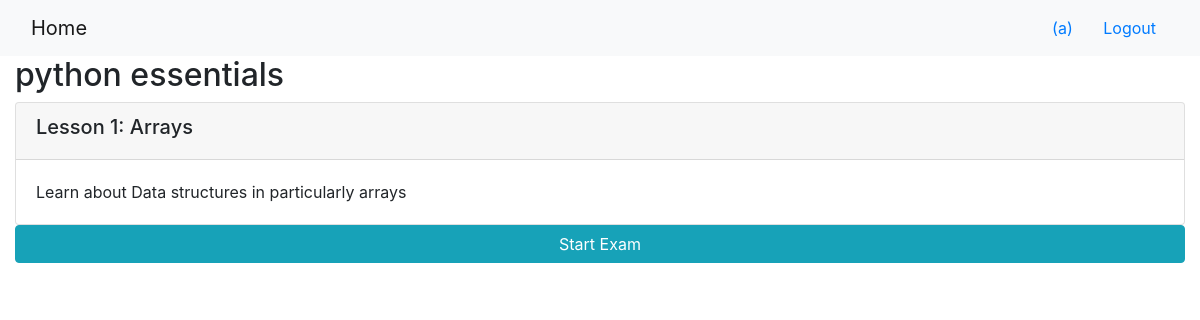
/onlinecourse/5/ (signed in), run on the app's committed database.
### onlinecourse/models.py (models this page shows, shortened)
class Course(models.Model):
    name = models.CharField(null=False, max_length=30, default='online course')
    image = models.ImageField(upload_to='course_images/')
    description = models.CharField(max_length=1000)
    pub_date = models.DateField(null=True)
    instructors = models.ManyToManyField(Instructor)
    users = models.ManyToManyField(
        settings.AUTH_USER_MODEL, through='Enrollment')
    total_enrollment = models.IntegerField(default=0)
    is_enrolled = False

class Lesson(models.Model):
    title = models.CharField(max_length=200, default="title")
    order = models.IntegerField(default=0)
    course = models.ForeignKey(Course, on_delete=models.CASCADE)
    content = models.TextField()

### onlinecourse/views.py (the view)
# urls.py: path('<int:pk>/', views.CourseDetailView.as_view(), name='course_details'),
class CourseDetailView(generic.DetailView):
    model = Course
    template_name = 'onlinecourse/course_detail_bootstrap.html'

### onlinecourse/models.py (called while the page is built)
    def __str__(self) -> str:
        return self.question_text

    def __str__(self) -> str:
        return self.choice_text

### onlinecourse/templates/onlinecourse/course_detail_bootstrap.html (shortened to what this page needs)
<!DOCTYPE html>
<html lang="en">
<head>
     {% load static %}
    <link rel="stylesheet" href="https://maxcdn.bootstrapcdn.com/bootstrap/4.5.2/css/bootstrap.min.css">
</head>
<body>
    <nav class="navbar navbar-light bg-light">
        <div class="container-fluid">
            <div class="navbar-header">
                  <a class="navbar-brand" href="{% url 'onlinecourse:index' %}">Home</a>
            </div>
            <ul class="nav navbar-nav navbar-right">
                {% if user.is_authenticated %}
                <li>
                    <a class="btn btn-link" href="#">{{ user.first_name }}({{ user.username }})</a>
                    <a class="btn btn-link" href="{% url 'onlinecourse:logout' %}">Logout</a>
                </li>
                {% endif %}
            </ul>
        </div>
    </nav>
    <div class="container-fluid">
            <h2>{{ course.name }}</h2>
            <div class="card-columns-vertical">
                {% for lesson in course.lesson_set.all %}
                    <div class="card mt-1">
                        <div class="card-header"><h5>Lesson {{lesson.order|add:1}}: {{lesson.title}}</h5></div>
                        <div class="card-body">{{lesson.content}}</div>
                    </div>
                {% endfor %}
            </div>
            <button data-toggle="collapse" data-target="#exam"
                 class="btn btn-info" role="button" style="width:100%">
                Start Exam</button>
    </div>
</body>
</html>

### data on the page
Course: name "python essentials"
Lesson: order|add "1", title "Arrays", content "Learn about Data structures in particularly arrays"

### other printed values
{{ user.username }} "a"
